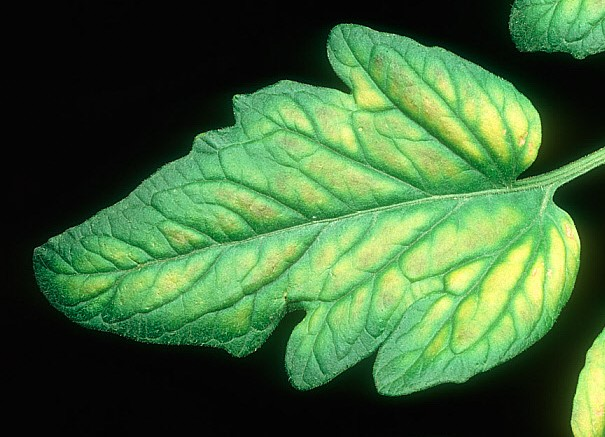
#> input picture images/1.jpg, 605 x 437 px
$ python leaf_vain_detect.py images/1.jpg
#> lines starting #> are read from the running program, lines starting #| are printed output that depends on the picture; after the words box and inside, x2 and y2 are one past the last pixel; in counts of white or black regions, pixels touching at a corner belong together
import cv2
import numpy as np
import sys
import os
from skimage.morphology import skeletonize

def extract_veins(image_path, output_dir="vein_layers"):
#> called with image_path = 'images/1.jpg', output_dir = 'vein_layers'
    img = cv2.imread(image_path)
#> img is the input picture: shape (437, 605, 3); mean B, G, R 57.3, 103.3, 64
    if img is None:
        raise FileNotFoundError(f"Image not found: {image_path}")

    hsv = cv2.cvtColor(img, cv2.COLOR_BGR2HSV)
#> hsv: shape (437, 605, 3); mean H, S, V 40.7, 99.8, 103.3

    # Define color ranges for veins
    color_ranges = {
        "green_veins":  (np.array([35, 40, 40]),  np.array([85, 255, 255])),
        "yellow_veins": (np.array([20, 100, 100]), np.array([35, 255, 255])),
        "brown_veins":  (np.array([10, 100, 20]),  np.array([20, 255, 200])),
        "black_veins":  (np.array([0, 0, 0]),      np.array([180, 255, 50]))
    }

    os.makedirs(output_dir, exist_ok=True)

    vein_stats = {}
    total_pixels = img.shape[0] * img.shape[1]
#> total_pixels = 264385

    for name, (lower, upper) in color_ranges.items():
        # Mask by color
        mask = cv2.inRange(hsv, lower, upper)

        # Emphasize thin structures (veins)
        edges = cv2.Canny(mask, 50, 150)
        veins = cv2.bitwise_and(mask, edges)

        # Skeletonize for clean vein lines
        veins_bin = veins > 0
        veins_skel = skeletonize(veins_bin).astype(np.uint8) * 255

        # Apply mask to original image
        segmented = cv2.bitwise_and(img, img, mask=veins_skel)

        # Save each vein layer
        cv2.imwrite(os.path.join(output_dir, f"{name}.png"), segmented)

        # Calculate percentage area
        vein_pixels = np.count_nonzero(veins_skel)
        percent_area = (vein_pixels / total_pixels) * 100
        vein_stats[name] = percent_area

        # Show each layer
        cv2.namedWindow(name, cv2.WINDOW_NORMAL)
        cv2.imshow(name, segmented)
#> this loop made 4 passes
#> (vein_pixels, percent_area) on passes 1 to 4: (2423, 0.916), (890, 0.337), (0, 0), (1324, 0.501)
#> pass 1, in extract_veins, `mask = cv2.inRange(hsv, lower, upper)`:
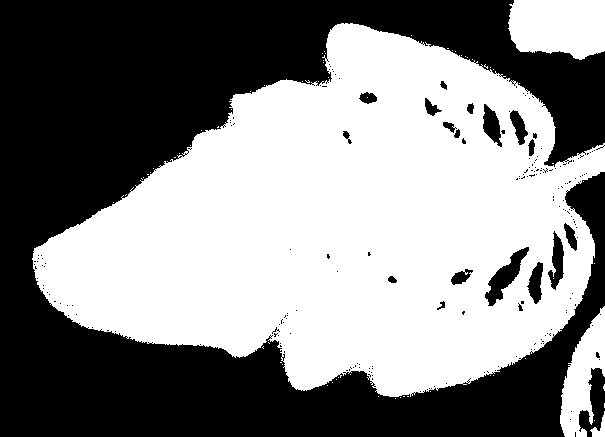
#> mask: shape (437, 605); 52.4% white; 207 black regions (187 under 20 px), largest, box (x1, y1, x2, y2) and area: (0, 0, 605, 437) 120737, (579, 368, 605, 437) 968, (485, 247, 529, 306) 897
#> pass 1, in extract_veins, `edges = cv2.Canny(mask, 50, 150)`:
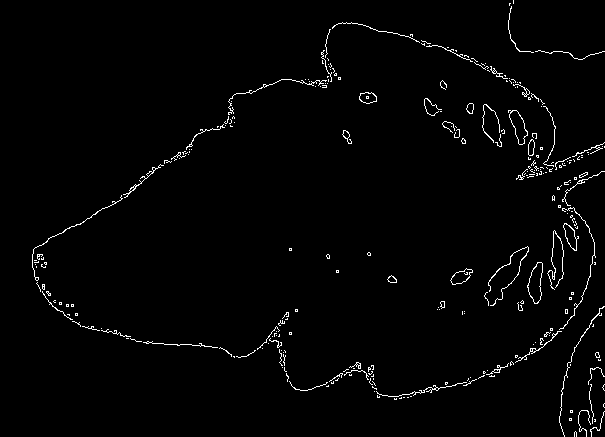
#> edges: shape (437, 605); 1.8% white in thin lines or dots
#> pass 1, in extract_veins, `veins = cv2.bitwise_and(mask, edges)`:
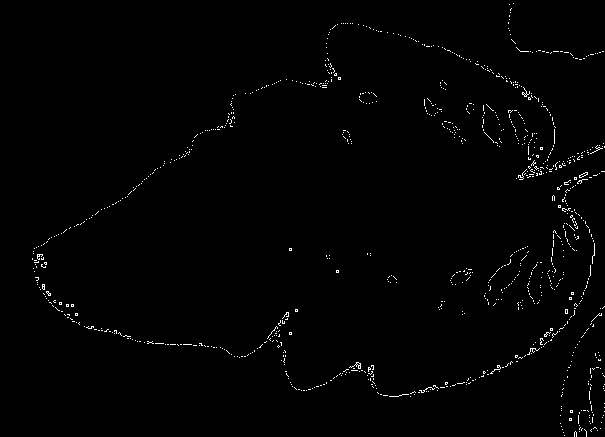
#> veins: shape (437, 605); 1% white in thin lines or dots
#> after the loop:
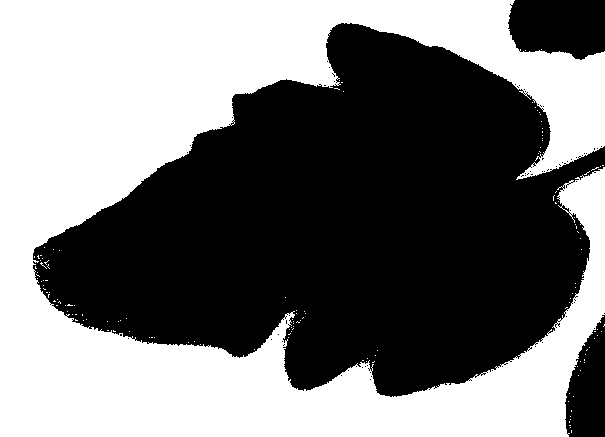
#> mask: shape (437, 605); 47.6% white; 141 white regions (140 under 20 px), largest, box (x1, y1, x2, y2) and area: (0, 0, 605, 437) 125457
#> after the loop:
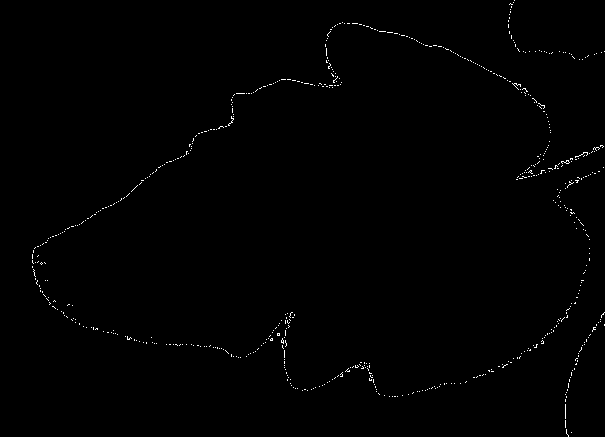
#> veins_bin: shape (437, 605) bool; 0.53% white in thin lines or dots
#> after the loop: veins_skel: shape (437, 605); 0.5% white in thin lines or dots
#> after the loop, vein_stats = {'green_veins': 0.916, 'yellow_veins': 0.337, 'brown_veins': 0, 'black_veins': 0.501}

    cv2.waitKey(0)
    cv2.destroyAllWindows()

    # Print summary report
    print("\n--- Vein Color Summary ---")
    for color, pct in vein_stats.items():
        print(f"{color}: {pct:.2f}% of leaf area")
#> this loop made 4 passes
#> (color, pct) on passes 1 to 4: ('green_veins', 0.916), ('yellow_veins', 0.337), ('brown_veins', 0), ('black_veins', 0.501)
#| green_veins: 0.92% of leaf area
#| yellow_veins: 0.34% of leaf area
#| brown_veins: 0.00% of leaf area
#| black_veins: 0.50% of leaf area

    return vein_stats

if __name__ == "__main__":
    if len(sys.argv) < 2:
        print("Usage: python extract_veins.py <path_to_leaf_photo>")
    else:
        extract_veins(sys.argv[1])

$ run again, on images/2.jpg
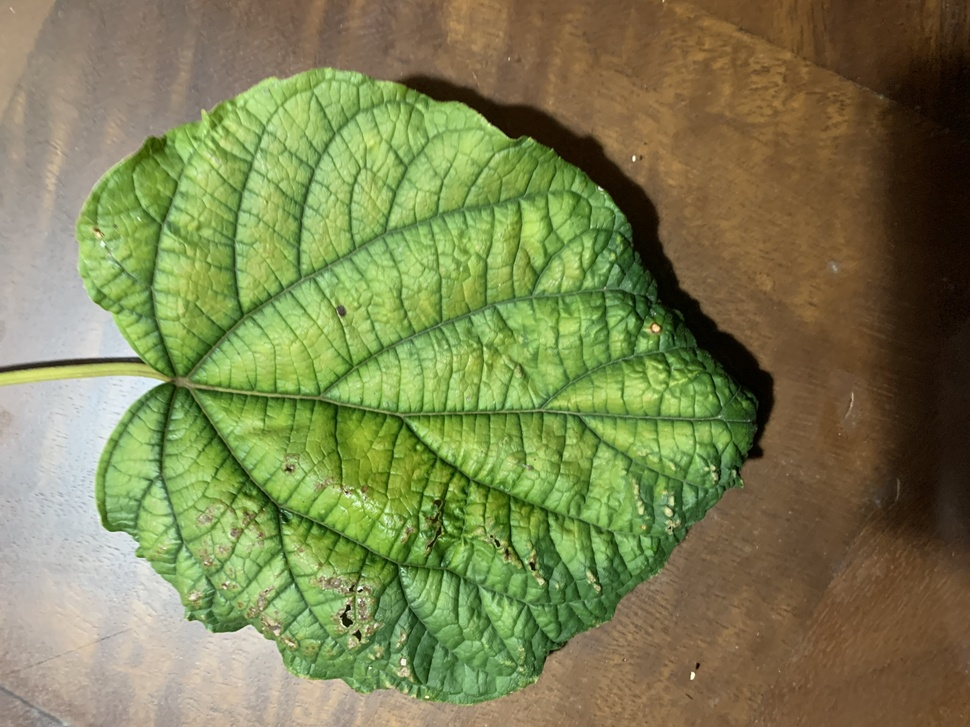
#> input picture images/2.jpg, 970 x 727 px, shrunk from 4032 x 3024 before the run
#> in extract_veins, img is the input picture: shape (727, 970, 3); mean B, G, R 81.6, 129.3, 123.8
#> hsv: shape (727, 970, 3); mean H, S, V 31.4, 120.4, 140.7
#> the loop in extract_veins, `for name, (lower, upper) in color_ranges.items():` made 4 passes
#> (vein_pixels, percent_area) on passes 1 to 4: (2616, 0.371), (530, 0.0752), (3769, 0.534), (1885, 0.267)
#> pass 1, in extract_veins, `mask = cv2.inRange(hsv, lower, upper)`:
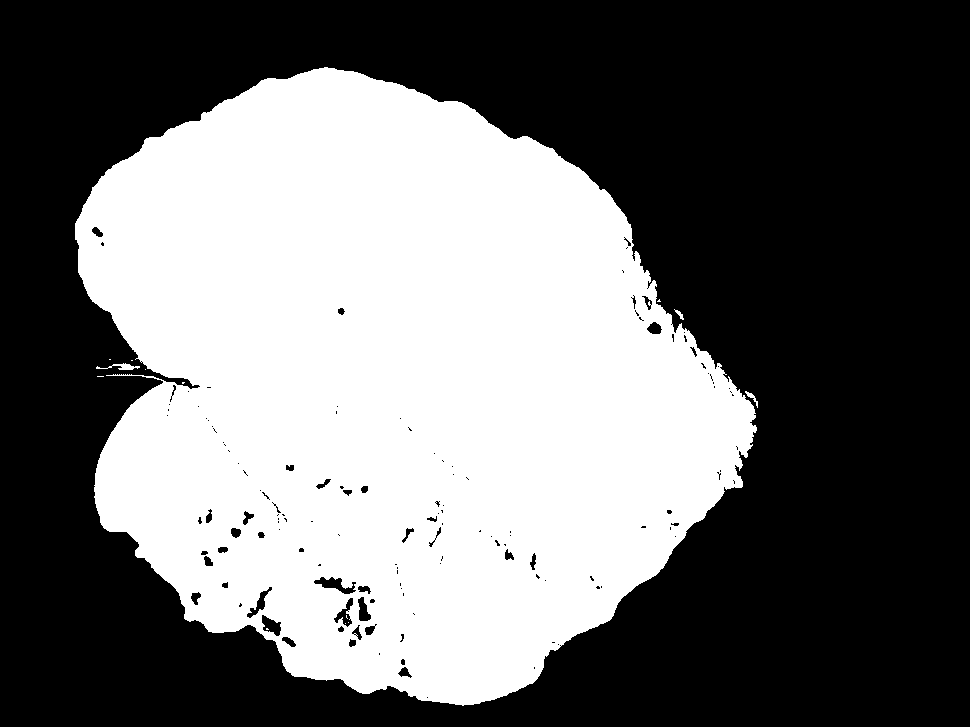
#> mask: shape (727, 970); 42.6% white; 14 white regions (10 under 20 px), largest, box (x1, y1, x2, y2) and area: (75, 67, 757, 706) 300187, (96, 363, 140, 370) 129, (745, 391, 758, 408) 58, (674, 309, 684, 320) 39
#> after the loop in extract_veins, `for name, (lower, upper) in color_ranges.items():`:
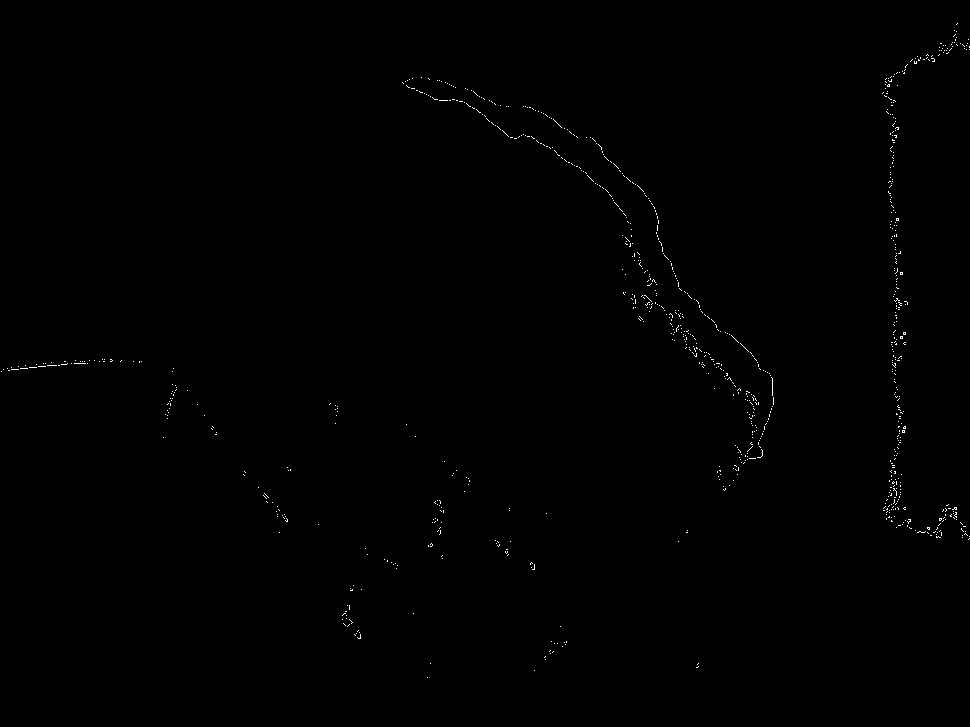
#> veins_bin: shape (727, 970) bool; 0.28% white in thin lines or dots
#> after the loop in extract_veins, `for name, (lower, upper) in color_ranges.items():`: vein_stats = {'green_veins': 0.371, 'yellow_veins': 0.0752, 'brown_veins': 0.534, 'black_veins': 0.267}
#> the loop in extract_veins, `for color, pct in vein_stats.items():` made 4 passes
#> (color, pct) on passes 1 to 4: ('green_veins', 0.371), ('yellow_veins', 0.0752), ('brown_veins', 0.534), ('black_veins', 0.267)
#> (printed output is left out)

$ run again, on images/3.jpg
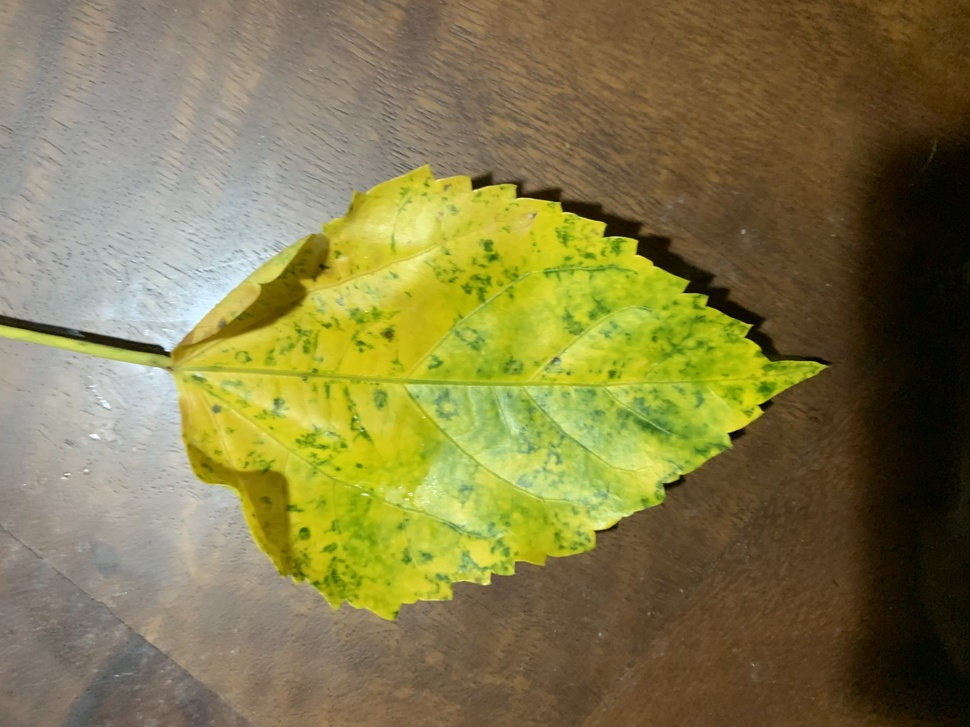
#> input picture images/3.jpg, 970 x 727 px, shrunk from 4032 x 3024 before the run
#> in extract_veins, img is the input picture: shape (727, 970, 3); mean B, G, R 72.9, 122.6, 130.3
#> hsv: shape (727, 970, 3); mean H, S, V 26.1, 128.5, 133.8
#> the loop in extract_veins, `for name, (lower, upper) in color_ranges.items():` made 4 passes
#> (vein_pixels, percent_area) on passes 1 to 4: (3599, 0.51), (4280, 0.607), (4712, 0.668), (1348, 0.191)
#> pass 1, in extract_veins, `mask = cv2.inRange(hsv, lower, upper)`:
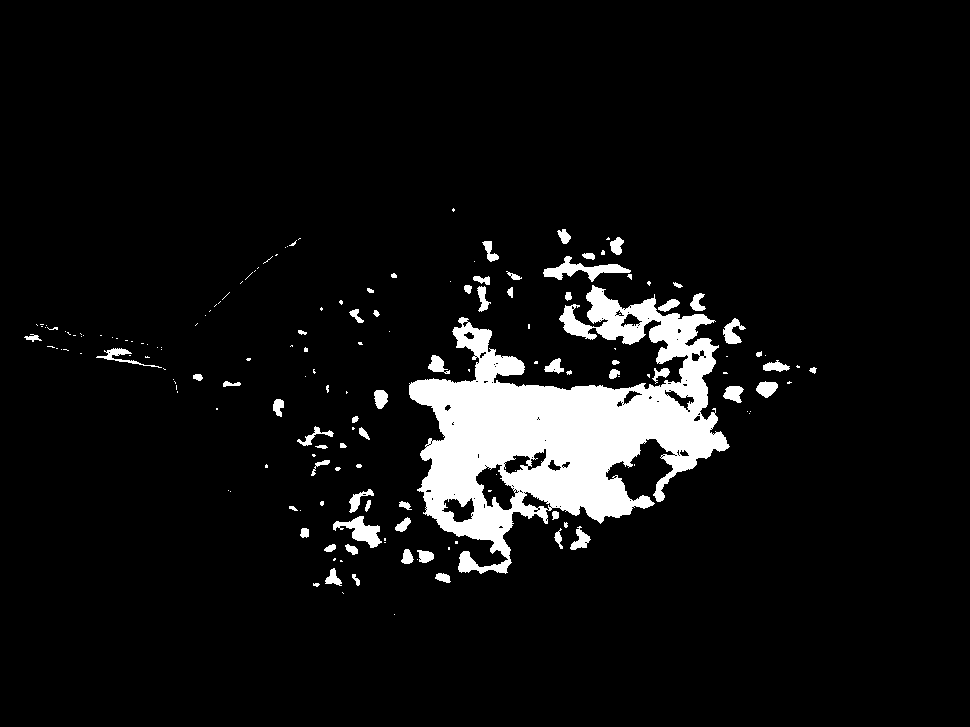
#> mask: shape (727, 970); 6.8% white; 168 white regions (106 under 20 px), largest, box (x1, y1, x2, y2) and area: (409, 285, 730, 574) 39998, (543, 256, 631, 282) 815, (333, 516, 382, 548) 678
#> after the loop in extract_veins, `for name, (lower, upper) in color_ranges.items():`:
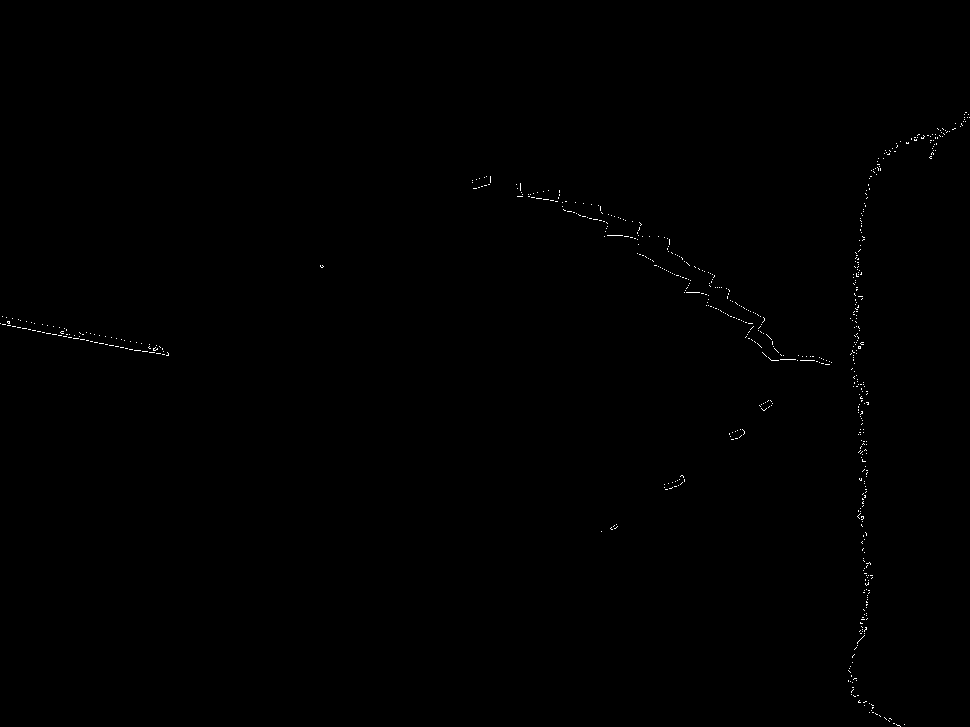
#> veins_bin: shape (727, 970) bool; 0.2% white in thin lines or dots, all inside (x1, y1, x2, y2) = (0, 112, 970, 727)
#> after the loop in extract_veins, `for name, (lower, upper) in color_ranges.items():`: vein_stats = {'green_veins': 0.51, 'yellow_veins': 0.607, 'brown_veins': 0.668, 'black_veins': 0.191}
#> the loop in extract_veins, `for color, pct in vein_stats.items():` made 4 passes
#> (color, pct) on passes 1 to 4: ('green_veins', 0.51), ('yellow_veins', 0.607), ('brown_veins', 0.668), ('black_veins', 0.191)
#> (printed output is left out)

$ run again, on images/4.jpg
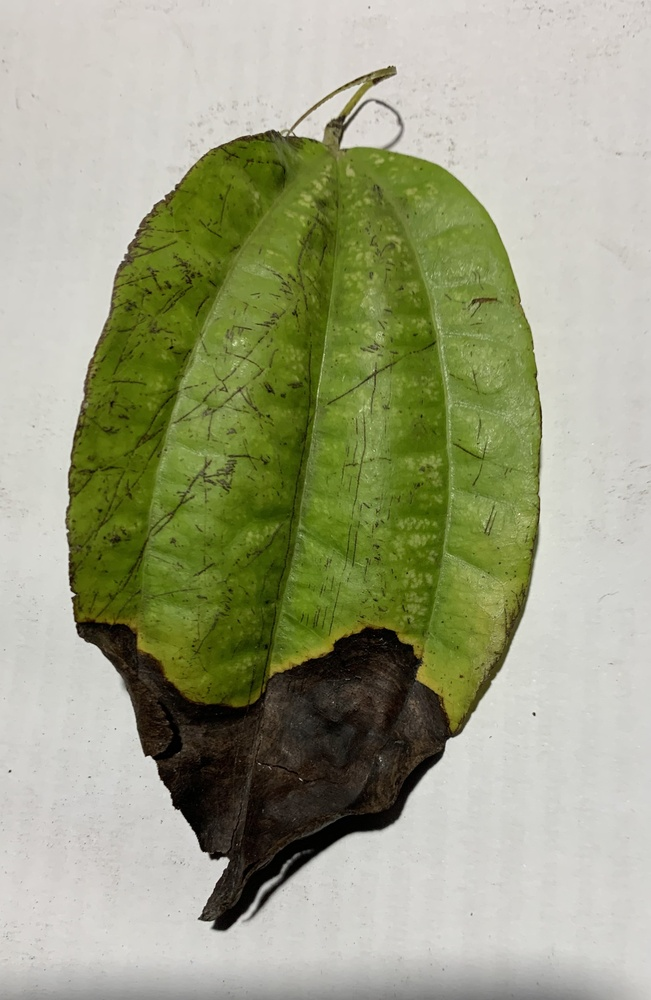
#> input picture images/4.jpg, 651 x 1000 px, shrunk from 2196 x 3372 before the run
#> in extract_veins, img is the input picture: shape (1000, 651, 3); mean B, G, R 129.8, 160.2, 156.2
#> hsv: shape (1000, 651, 3); mean H, S, V 28.2, 77.5, 161.8
#> the loop in extract_veins, `for name, (lower, upper) in color_ranges.items():` made 4 passes
#> (vein_pixels, percent_area) on passes 1 to 4: (3479, 0.534), (7631, 1.17), (4255, 0.654), (4974, 0.764)
#> pass 1, in extract_veins, `mask = cv2.inRange(hsv, lower, upper)`:
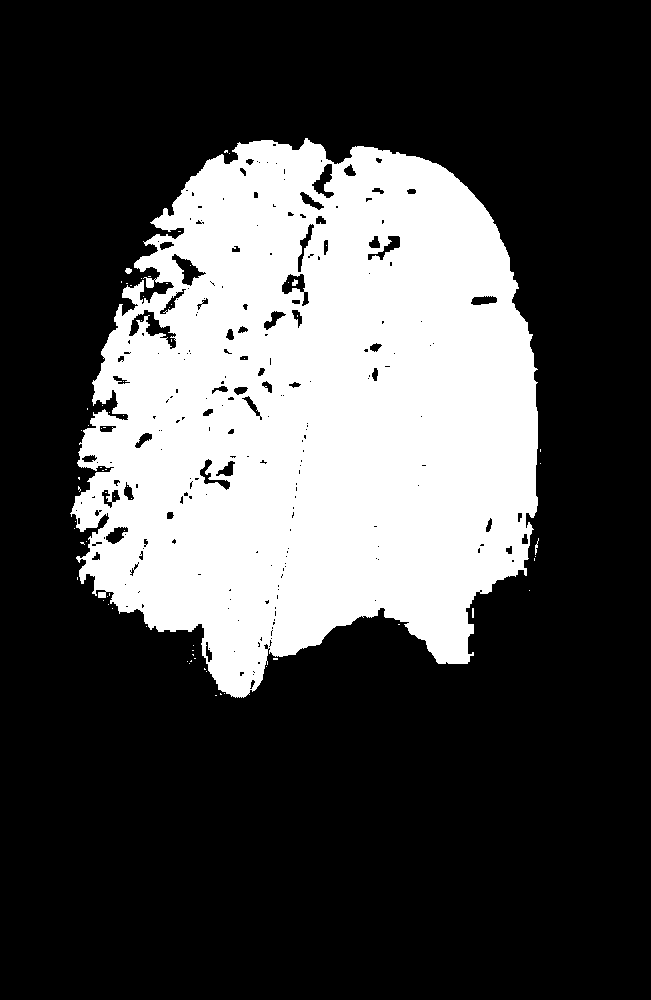
#> mask: shape (1000, 651); 28.8% white; 74 white regions (69 under 20 px), largest, box (x1, y1, x2, y2) and area: (70, 138, 538, 698) 186947, (125, 268, 132, 274) 32, (292, 279, 298, 286) 29, (535, 538, 539, 555) 27, (472, 608, 474, 618) 20
#> after the loop in extract_veins, `for name, (lower, upper) in color_ranges.items():`:
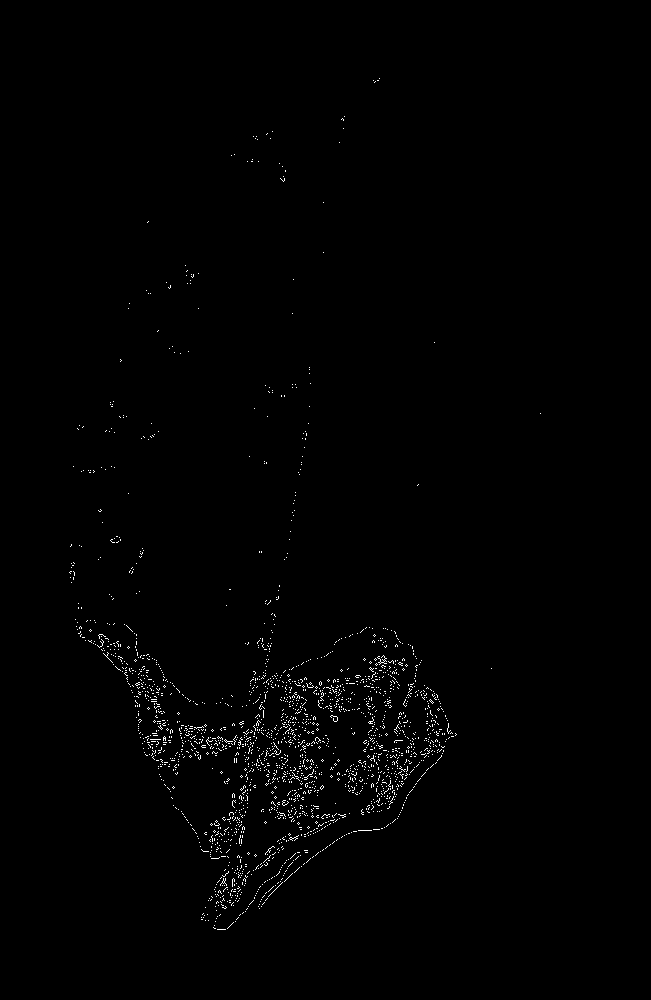
#> veins_skel: shape (1000, 651); 0.76% white in thin lines or dots, all inside (x1, y1, x2, y2) = (69, 78, 541, 930)
#> after the loop in extract_veins, `for name, (lower, upper) in color_ranges.items():`: vein_stats = {'green_veins': 0.534, 'yellow_veins': 1.17, 'brown_veins': 0.654, 'black_veins': 0.764}
#> the loop in extract_veins, `for color, pct in vein_stats.items():` made 4 passes
#> (color, pct) on passes 1 to 4: ('green_veins', 0.534), ('yellow_veins', 1.17), ('brown_veins', 0.654), ('black_veins', 0.764)
#> (printed output is left out)
